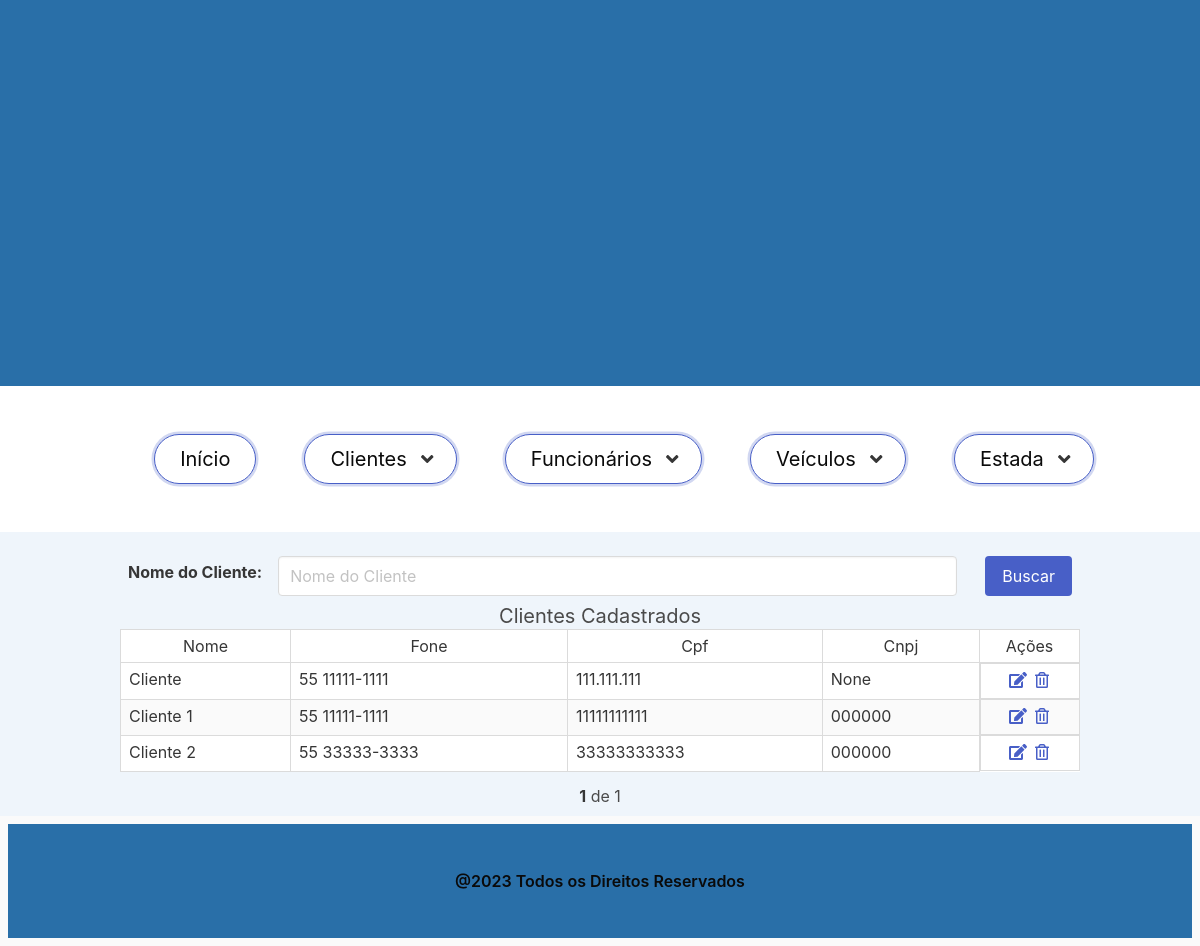
Screenshot of /clientes with the database file from the repository.
### cliente/models.py (models this page shows, shortened)
class Cliente(Pessoa):
    cpf = models.CharField('CPF', max_length=11, help_text='CPF para pessoa física', blank=True, null=True)
    cnpj = models.CharField('CNPJ', max_length=11, help_text='CNPJ para pessoa jurídica', blank=True, null=True)
    class Meta:
        verbose_name = 'Cliente'
        verbose_name_plural = 'Clientes'
        ordering = ['nome']

### cliente/views.py (the view)
# urls.py: path('clientes', ClienteView.as_view(), name='clientes'),
class ClienteView(ListView):
    model = Cliente
    template_name = 'clientes.html'
    def get_queryset(self, *args, **kwargs):
        buscar = self.request.GET.get('buscar')
        qs = super(ClienteView, self).get_queryset(* args, **kwargs)
        if buscar:
            qs = qs.filter(nome__icontains=buscar)
        paginator = Paginator(qs, 3)
        listagem = paginator.get_page(self.request.GET.get('page'))
        return listagem

### cliente/templates/clientes.html
{% extends "base.html" %}
{% load static %}
{% block content %}
   <section class="section has-background-info-light p-2">
      <div class="container">
        <form action="" method="GET">
          <div class="field is-grouped is-flex is-align-center is-flex-wrap-wrap">
            <label class="label p-2 mt-3">Nome do Cliente:</label>
            <div class="control is-expanded p-2 mt-2" >
              <input  class="input " type="text" name="buscar" value="{{ request.GET.buscar }}" placeholder="Nome do Cliente"/>
            </div>
            <div class="control p-2 mt-2">
            <button type="submit" class="button is-link">
              Buscar
            </button>
          </div>
          </div>
        </form>
     {% if object_list %}
     <div style="text-align: center"><h1 class="subtitle is-size4">Clientes Cadastrados</h1> </div>
     <div class="table">
       <table class="table is-table is-bordered is-striped is-narrow is-hoverable is-fullwidth">
         <thead>
         <tr>
         <td class="has-text-centered">Nome</td>
         <td class="has-text-centered">Fone</td>
         <td class="has-text-centered">Cpf</td>
         <td class="has-text-centered">Cnpj</td>
         <td class="has-text-centered" style="width: 100px;">Ações</td>
         </tr>
         </thead>
         <tbody>
            {% for cliente in object_list %}
              <tr>
                <td>{{ cliente.nome }}</a> </td>
                <td>{{ cliente.fone }}</td>
                <td>{{ cliente.cpf }}</td>
                <td>{{ cliente.cnpj }}</td>
                <td class="has-text-centered is-flex is-flex-wrap-nowrap is-justify-content-center">
                  <a href="{% url 'cliente_editar' cliente.pk %}">
                    <span class="icon">
                      <i class="fas fa-edit"></i>
                    </span>
                  </a>
                  <a href="{% url 'cliente_apagar' cliente.pk %}">
                    <span class="icon">
                      <i class="far fa-trash-alt"></i>
                    </span>
                  </a>
                </td>
              </tr>
         {% endfor %}
         </tbody>
       </table>
     </div>
       {% else %}
              <h2>Não existe cliente cadastrado!</h2>
       {% endif %}
      </div>
          {% include "paginator.html" %}
     </section>
{% endblock %}

### home/templates/base.html (shortened to what this page needs)
<!DOCTYPE html>
{% load static %}
<html lang="pt-br">
{% block head %}
  {% include "head.html" %}
{% endblock %}
 <body>
  <section class="section has-background-info-dark">
    <section class="galeria has-background-info-dark">
      <div class="container">
        <nav class="navbar has-background-info-dark is-flex is-justify-content-center">
         </nav>
      </div>
    </section>
  </section>
    <section class="section ">
        <div class="container is-flex is-justify-content-center ">
        <div class="button ml-6 is-medium is-focused is-rounded">
            <a href="{% url 'index' %}"><p class="text has-text-black">Início</p></a>
            </div>
          <nav class="nav-bar is-inline-block ml-6">
            <div class="dropdown is-hoverable">
              <div class="dropdown-trigger">
                <button
                  class="button  is-medium is-focused is-rounded">
                  <span class="text has-text-black">Clientes</span>
                  <span class="icon is-small">
                    <i class="fas fa-angle-down" aria-hidden="true"></i>
                  </span>
                </button>
              </div>
            </div>
          </nav>
          <nav class="nav-bar is-inline-block ml-6">
            <div class="dropdown is-hoverable">
              <div class="dropdown-trigger">
                <button
                  class="button is-medium is-focused is-rounded">
                  <span class="text has-text-black">Funcionários</span>
                  <span class="icon is-small">
                    <i class="fas fa-angle-down" aria-hidden="true"></i>
                  </span>
                </button>
              </div>
            </div>
          </nav>
          <nav class="nav-bar is-inline-block ml-6">
            <div class="dropdown is-hoverable">
              <div class="dropdown-trigger">
                <button
                  class="button  is-medium is-focused is-rounded">
                  <span class="text has-text-black">Veículos</span>
                  <span class="icon is-small">
                    <i class="fas fa-angle-down" aria-hidden="true"></i>
                  </span>
                </button>
              </div>
            </div>
          </nav>
          <nav class="nav-bar is-inline-block ml-6">
            <div class="dropdown is-hoverable">
              <div class="dropdown-trigger">
                <button
                  class="button  is-medium is-focused is-rounded">
                  <span class="text has-text-black">Estada</span>
                  <span class="icon is-small">
                    <i class="fas fa-angle-down" aria-hidden="true"></i>
                  </span>
                </button>
              </div>
            </div>
          </nav>
            </div>
    </section>
    {% block content %} {% endblock %}
    {% block footer %}
        {% include "footer.html" %}
    {% endblock %}
  </body>
</html>

### home/templates/head.html (shortened to what this page needs)
{% load static %}
<head>
    <link
      rel="stylesheet"
      href="https://cdn.jsdelivr.net/npm/bulma@0.9.4/css/bulma.min.css"
    />
  </head>

### home/templates/paginator.html (shortened to what this page needs)
  <div class="mt-3" style="text-align: center">
       <span class="step-links">
          <span class="current">
            <strong>{{ object_list.number }}</strong> de {{ object_list.paginator.num_pages }}
          </span>
       </span>
     </div>

### home/templates/footer.html
<footer class="footer p-2">
      <section class="section has-background-info-dark">
        <div class="container is-flex is-justify-content-center">
          <p class="title has-text-black is-6">
            <strong> @2023 Todos os Direitos Reservados</strong>
          </p>
        </div>
      </section>
    </footer>

### home/templates/base.html (style rules this page uses)
* { margin: 0; padding: 0; }
.galeria { margin: 10px auto; width: 480px; height: 270px; position: relative; overflow: hidden; }

### rows the page displays
Cliente: nome "Cliente", fone "55 11111-1111", cpf "111.111.111", cnpj "None"
Cliente: nome "Cliente 1", fone "55 11111-1111", cpf "11111111111", cnpj "000000"
Cliente: nome "Cliente 2", fone "55 33333-3333", cpf "33333333333", cnpj "000000"

### other values shown
{{ object_list.number }} "1"
{{ object_list.paginator.num_pages }} "1"
